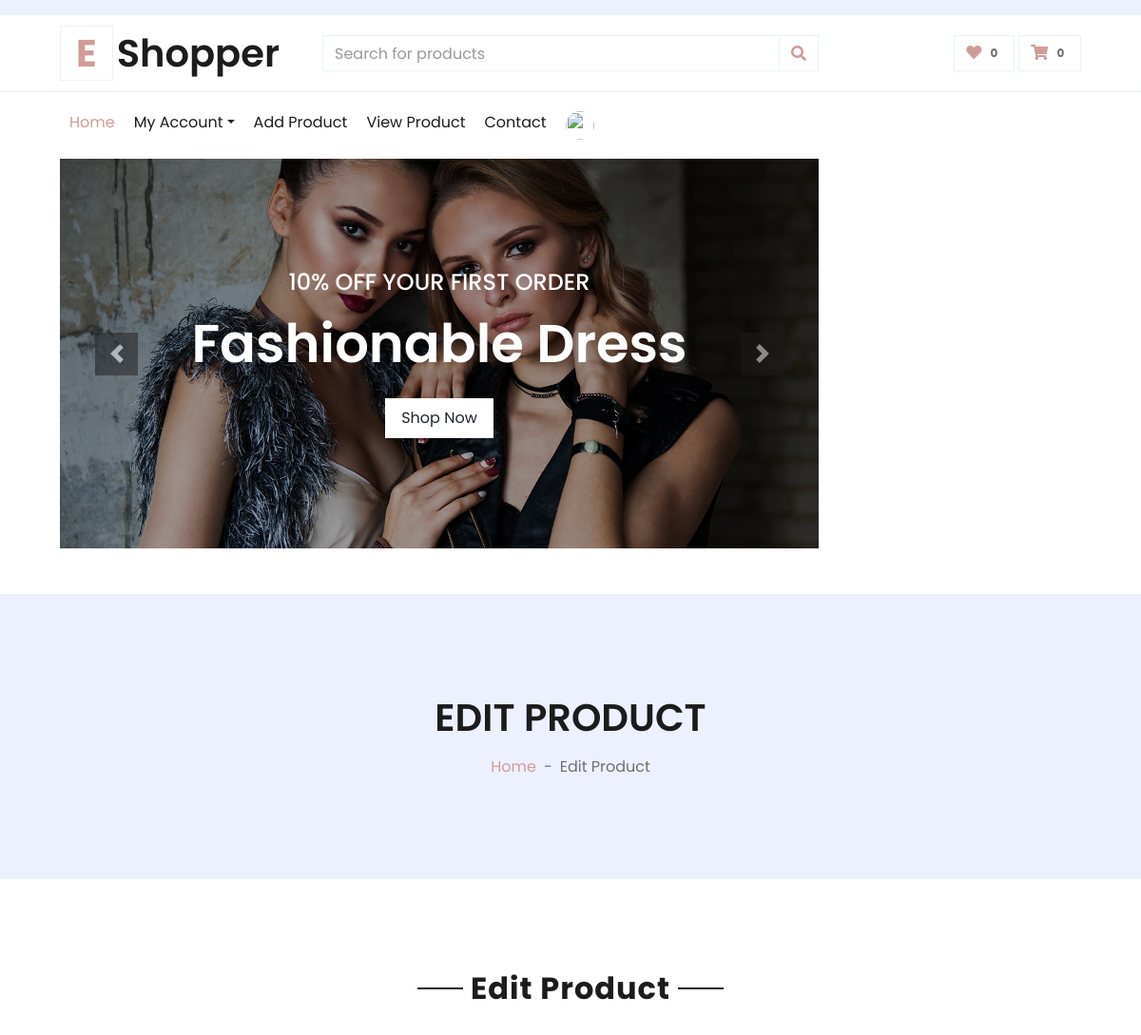
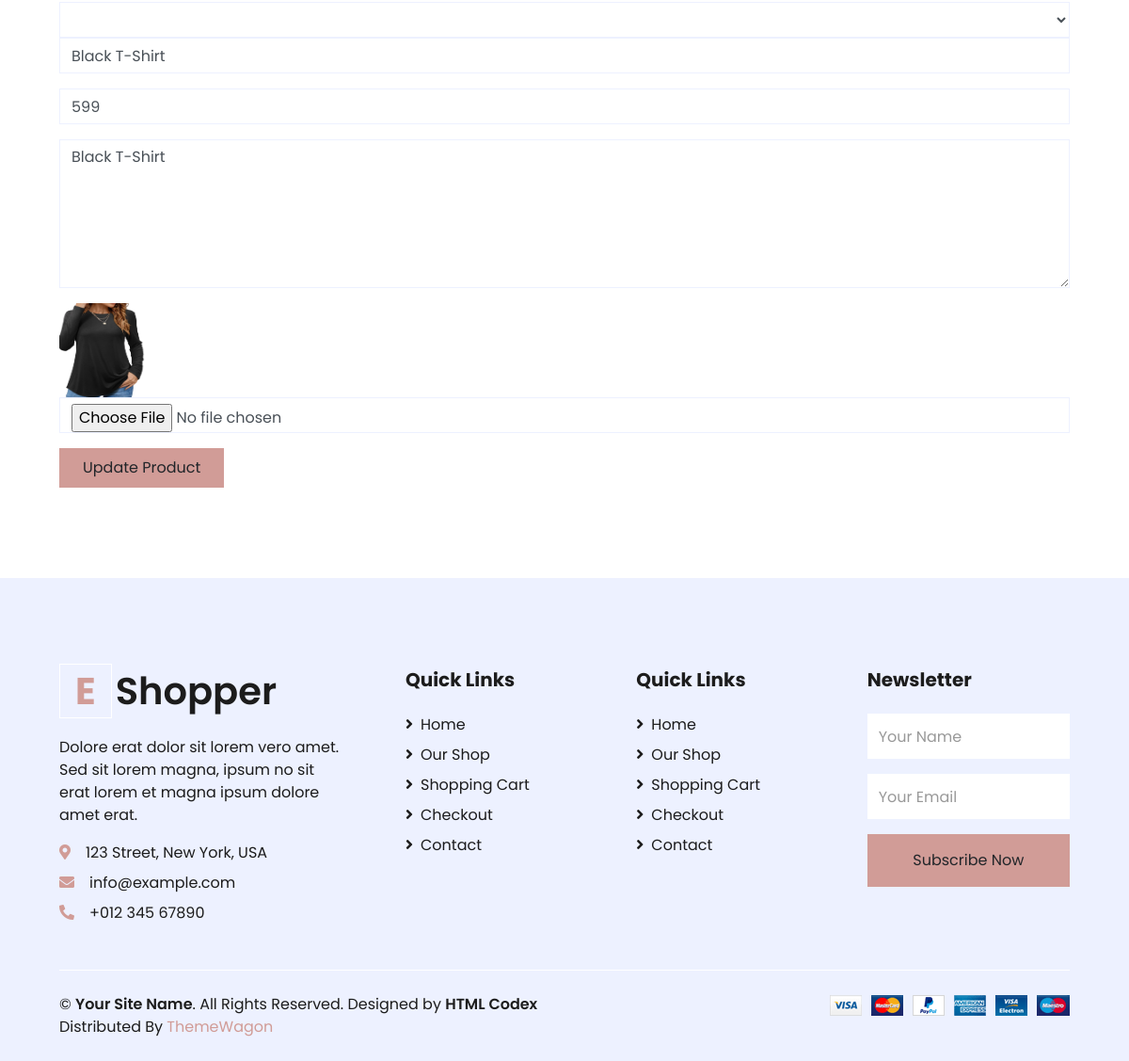
Screenshot of /seller-product-edit/2/ with the database file from the repository (2 pictures, top to bottom).
### myapp/models.py (models this page shows, shortened)
class Product(models.Model):
    catagory=(
        ("Men","Men"),
        ("Women","Women"),
        ("Kids","Kids"),
        ("Others","Others"),
    )
    seller=models.ForeignKey(User,on_delete=models.CASCADE)
    product_catagory=models.CharField(max_length=100,choices=catagory)
    product_name=models.CharField(max_length=100)
    product_price=models.PositiveIntegerField()
    product_desc=models.TextField()
    product_image=models.ImageField(upload_to="product_images/")

### myapp/views.py (the view)
# urls.py: path('seller-product-edit/<int:pk>/',views.seller_product_edit,name='seller-product-edit'),
def seller_product_edit(request,pk):
    product=Product.objects.get(pk=pk)
    if request.method=="POST":
        product.product_category=request.POST.get('product_category')
        product.product_name=request.POST['product_name']
        product.product_price=request.POST['product_price']
        product.product_desc=request.POST['product_desc']
        try:
            product.product_image=request.FILES['product_image']
        except:
            pass
        product.save()
        msg="Product Update Successfully"
        return render(request,'seller-product-edit.html',{'product':product,'msg':msg})
    else:
        return render(request,'seller-product-edit.html',{'product':product})

### myapp/templates/seller-product-edit.html (shortened to what this page needs)
{% extends 'seller-header.html' %}
{% load static %}
{% block content %}
<!DOCTYPE html>
<html lang="en">
<head>
</head>
<body>
    <div class="container-fluid bg-secondary mb-5">
        <div class="d-flex flex-column align-items-center justify-content-center" style="min-height: 300px">
            <h1 class="font-weight-semi-bold text-uppercase mb-3">Edit Product</h1>
            <div class="d-inline-flex">
                <p class="m-0"><a href="/">Home</a></p>
                <p class="m-0 px-2">-</p>
                <p class="m-0">Edit Product</p>
            </div>
        </div>
    </div>
    <div class="container-fluid pt-5">
        <div class="text-center mb-4">
            <h2 class="section-title px-5"><span class="px-2">Edit Product</span></h2>
        </div>
        <div class="row px-xl-5">
            <div class="col-lg-12 mb-5">
                <div class="contact-form">
                    <form name="sentMessage" method="POST" action='{% url 'seller-product-edit' pk=product.pk %}' enctype="multipart/form-data">
                        <div class="control-group">
                            <select name="product_catagory" class="form-control">
                            </select>
                        </div>
                        <div class="control-group">
                            <input type="text" class="form-control" id="name" value="{{product.product_name}}" name="product_name" />
                        </div>
                        <div class="control-group">
                            <input type="text" class="form-control" id="name" value="{{product.product_price}}" name="product_price" />
                        </div>
                        <div class="control-group">
                            <textarea class="form-control" rows="6" id="message" name="product_desc">{{product.product_desc}}</textarea>
                        </div>
                        <div class="control-group">
                            <img src="{{product.product_image.url}}" style="width: 100px;height: 100px;border-radius: 50;">
                        </div>
                        <div class="control-group">
                            <input type="file" class="form-control" id="subject" name="product_image" />
                        </div>
                        <div>
                            <button class="btn btn-primary py-2 px-4" type="submit" id="sendMessageButton">Update Product</button>
                        </div>
                    </form>
                </div>
            </div>
        </div>
    </div>
</body>
</html>
{% endblock %}

### rows the page displays
Product: product_name "Black T-Shirt", product_price "599", product_desc "Black T-Shirt", product_image (picture)
